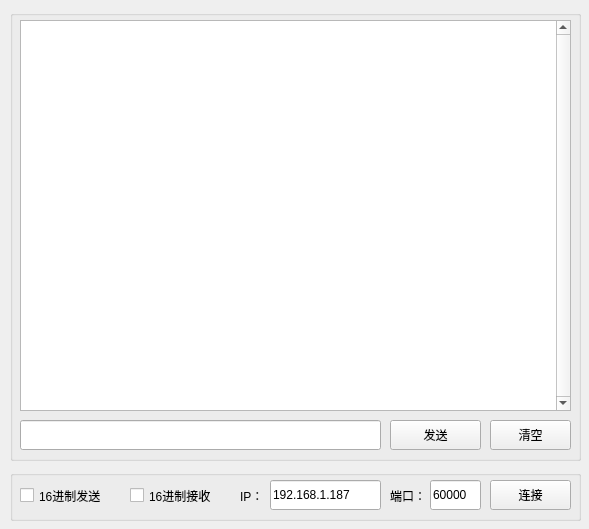
<?xml version="1.0" encoding="UTF-8"?>
<ui version="4.0">
 <class>frmMain</class>
 <widget class="QWidget" name="frmMain">
  <property name="geometry">
   <rect>
    <x>0</x>
    <y>0</y>
    <width>589</width>
    <height>529</height>
   </rect>
  </property>
  <property name="windowTitle">
   <string>Tcp通信客户端</string>
  </property>
  <property name="styleSheet">
   <string notr="true"/>
  </property>
  <widget class="QGroupBox" name="groupBox">
   <property name="geometry">
    <rect>
     <x>10</x>
     <y>470</y>
     <width>571</width>
     <height>51</height>
    </rect>
   </property>
   <property name="title">
    <string/>
   </property>
   <widget class="QCheckBox" name="ckHexReceive">
    <property name="geometry">
     <rect>
      <x>120</x>
      <y>10</y>
      <width>111</width>
      <height>31</height>
     </rect>
    </property>
    <property name="text">
     <string>16进制接收</string>
    </property>
   </widget>
   <widget class="QLabel" name="label">
    <property name="geometry">
     <rect>
      <x>230</x>
      <y>10</y>
      <width>31</width>
      <height>31</height>
     </rect>
    </property>
    <property name="text">
     <string>IP：</string>
    </property>
   </widget>
   <widget class="QPushButton" name="btnConnect">
    <property name="geometry">
     <rect>
      <x>480</x>
      <y>10</y>
      <width>81</width>
      <height>30</height>
     </rect>
    </property>
    <property name="cursor">
     <cursorShape>PointingHandCursor</cursorShape>
    </property>
    <property name="text">
     <string>连接</string>
    </property>
   </widget>
   <widget class="QLineEdit" name="txtIP">
    <property name="geometry">
     <rect>
      <x>260</x>
      <y>10</y>
      <width>111</width>
      <height>30</height>
     </rect>
    </property>
    <property name="text">
     <string>192.168.1.187</string>
    </property>
   </widget>
   <widget class="QCheckBox" name="ckHexSend">
    <property name="geometry">
     <rect>
      <x>10</x>
      <y>10</y>
      <width>111</width>
      <height>31</height>
     </rect>
    </property>
    <property name="text">
     <string>16进制发送</string>
    </property>
   </widget>
   <widget class="QLineEdit" name="txtPort">
    <property name="geometry">
     <rect>
      <x>420</x>
      <y>10</y>
      <width>51</width>
      <height>30</height>
     </rect>
    </property>
    <property name="text">
     <string>60000</string>
    </property>
   </widget>
   <widget class="QLabel" name="label_2">
    <property name="geometry">
     <rect>
      <x>380</x>
      <y>10</y>
      <width>31</width>
      <height>31</height>
     </rect>
    </property>
    <property name="text">
     <string>端口：</string>
    </property>
   </widget>
  </widget>
  <widget class="QGroupBox" name="groupBox_2">
   <property name="geometry">
    <rect>
     <x>10</x>
     <y>10</y>
     <width>571</width>
     <height>451</height>
    </rect>
   </property>
   <property name="title">
    <string/>
   </property>
   <widget class="QTextEdit" name="txtReceive">
    <property name="geometry">
     <rect>
      <x>10</x>
      <y>10</y>
      <width>551</width>
      <height>391</height>
     </rect>
    </property>
    <property name="styleSheet">
     <string notr="true"/>
    </property>
    <property name="verticalScrollBarPolicy">
     <enum>Qt::ScrollBarAlwaysOn</enum>
    </property>
   </widget>
   <widget class="QPushButton" name="btnSend">
    <property name="geometry">
     <rect>
      <x>380</x>
      <y>410</y>
      <width>91</width>
      <height>30</height>
     </rect>
    </property>
    <property name="cursor">
     <cursorShape>PointingHandCursor</cursorShape>
    </property>
    <property name="text">
     <string>发送</string>
    </property>
   </widget>
   <widget class="QLineEdit" name="txtSend">
    <property name="geometry">
     <rect>
      <x>10</x>
      <y>410</y>
      <width>361</width>
      <height>30</height>
     </rect>
    </property>
   </widget>
   <widget class="QPushButton" name="btnClear">
    <property name="geometry">
     <rect>
      <x>480</x>
      <y>410</y>
      <width>81</width>
      <height>30</height>
     </rect>
    </property>
    <property name="cursor">
     <cursorShape>PointingHandCursor</cursorShape>
    </property>
    <property name="text">
     <string>清空</string>
    </property>
   </widget>
  </widget>
 </widget>
 <layoutdefault spacing="6" margin="11"/>
 <tabstops>
  <tabstop>txtIP</tabstop>
  <tabstop>txtPort</tabstop>
  <tabstop>btnConnect</tabstop>
  <tabstop>btnClear</tabstop>
  <tabstop>ckHexSend</tabstop>
  <tabstop>ckHexReceive</tabstop>
  <tabstop>txtSend</tabstop>
  <tabstop>btnSend</tabstop>
  <tabstop>txtReceive</tabstop>
 </tabstops>
 <resources/>
 <connections/>
</ui>
